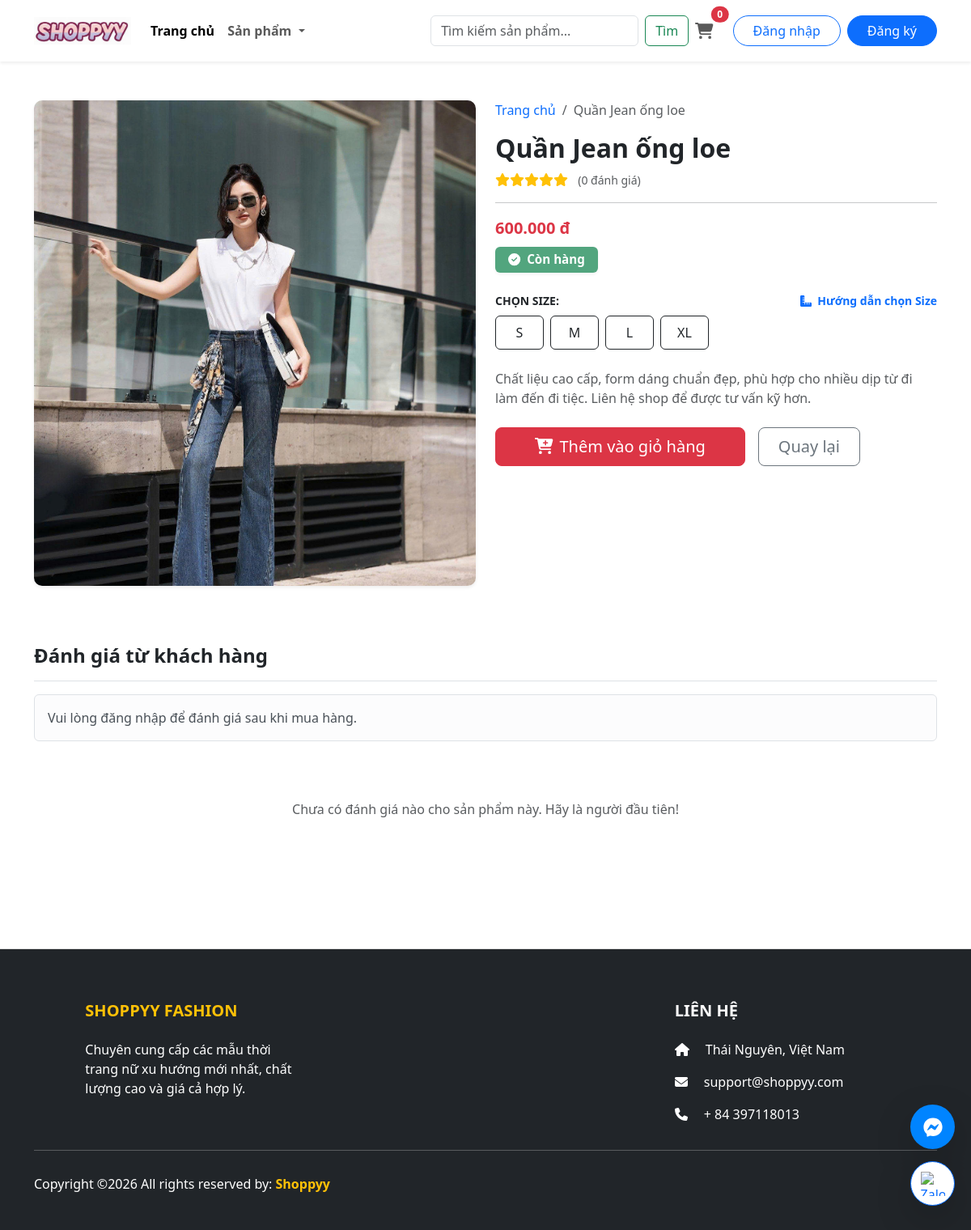
Screenshot of /detail/9/ with the database file from the repository.
### app/models.py (models this page shows, shortened)
class Product(models.Model):
    category = models.ManyToManyField(Category, related_name='product', verbose_name="Thuộc danh mục")
    name = models.CharField(max_length=200, null=True, verbose_name="Tên sản phẩm")
    price = models.FloatField(verbose_name="Giá tiền")
    digital = models.BooleanField(default=False, null=True, blank=True, verbose_name="Sản phẩm số")
    image = models.ImageField(null=True, blank=True, verbose_name="Hình ảnh")
    stock = models.IntegerField(default=10, null=True, blank=True) # Số lượng tồn kho mặc định là 10
    flash_sale = models.ForeignKey('FlashSale', on_delete=models.SET_NULL, null=True, blank=True, verbose_name="Tham gia Sự kiện Sale")
    discount_percent = models.IntegerField(default=0, verbose_name="Giảm bao nhiêu % ?")
    sizes = models.ManyToManyField(Size, blank=True, verbose_name="Các size hiện có")
    class Meta:
        verbose_name = "Sản phẩm"
        verbose_name_plural = "2. Quản lý Sản phẩm"
    @property
    def final_price(self):
        if self.flash_sale and self.flash_sale.active:
            now = timezone.now()
            if self.flash_sale.start_date <= now <= self.flash_sale.end_date:
                if self.discount_percent > 0:
                    discount_amount = (self.price * self.discount_percent) / 100
                    return self.price - discount_amount
        return self.price
    @property
    def ImageURL(self):
        try:
            url = self.image.url
        except:
            url = ''
        return url

### app/views.py (the view)
# urls.py: path('detail/<int:id>/', views.detail, name="detail"),
def detail(request, id):
    product = Product.objects.get(id=id)
    if request.user.is_authenticated:
        customer = request.user
        order, created = Order.objects.get_or_create(customer=customer, complete=False)
        cartItems = order.get_cart_items
        has_bought = OrderItem.objects.filter(
            product=product,
            order__customer=customer,
            order__complete=True,
            order__status='Đã giao'
        ).exists()
        has_reviewed = Review.objects.filter(product=product, customer=customer).exists()
        can_review = has_bought and not has_reviewed
    else:
        order = {'get_cart_total': 0, 'get_cart_items': 0}
        cartItems = order['get_cart_items']
        has_bought = False
        has_reviewed = False
        can_review = False
    categories = Category.objects.all()
    context = {
        'product': product,
        'cartItems': cartItems,
        'categories': categories,
        'can_review': can_review,
        'has_bought': has_bought,
        'has_reviewed': has_reviewed,
    }
    return render(request, 'app/detail.html', context)

### app/templates/app/detail.html (shortened to what this page needs)
{% extends 'app/base.html' %}
{% load static %}
{% load humanize %}
{% block main-content %}
<div class="container my-5">
    <div class="row">
        <div class="col-md-6 mb-4">
            <img src="{{product.ImageURL}}" class="img-fluid w-100 shadow-sm" style="border-radius: 10px; object-fit: cover; max-height: 600px;">
        </div>
        <div class="col-md-6">
            <nav aria-label="breadcrumb">
                <ol class="breadcrumb">
                    <li class="breadcrumb-item"><a href="{% url 'home' %}" style="text-decoration: none;">Trang chủ</a></li>
                    <li class="breadcrumb-item active">{{product.name}}</li>
                </ol>
            </nav>
            <h2 class="fw-bold">{{product.name}}</h2>
            <div class="text-warning mb-2">
                <i class="fas fa-star"></i><i class="fas fa-star"></i><i class="fas fa-star"></i><i class="fas fa-star"></i><i class="fas fa-star"></i>
                <span class="text-muted small ms-2">({{ product.reviews.count }} đánh giá)</span>
            </div>
            <hr>
           {% if product.final_price < product.price %}
    <p class="mb-0">
        <del class="text-muted small">{{ product.price|floatformat:0|intcomma }} đ</del>
        <span class="text-danger fw-bold fs-5">{{ product.final_price|floatformat:0|intcomma }} đ</span>
    </p>
{% else %}
<p class="text-danger fw-bold fs-5 mb-0">{{ product.price|floatformat:0|intcomma }} đ</p>
{% endif %}
            <div class="mt-2 mb-4">
                {% if product.stock <= 0 %}
                    <span class="badge bg-danger px-3 py-2 shadow-sm" style="font-size: 0.95rem;">
                        <i class="fas fa-times-circle me-1"></i> Đã hết hàng
                    </span>
                {% elif product.stock <= 5 %}
                    <span class="badge bg-warning text-dark px-3 py-2 shadow-sm" style="font-size: 0.95rem; border: 1px dashed #dc3545;">
                        <i class="fas fa-fire text-danger me-1"></i> Sắp cháy hàng: Chỉ còn {{ product.stock }} chiếc
                    </span>
                {% else %}
                    <span class="badge bg-success px-3 py-2 shadow-sm opacity-75" style="font-size: 0.95rem;">
                        <i class="fas fa-check-circle me-1"></i> Còn hàng
                    </span>
                {% endif %}
            </div>
            <div class="mb-4">
                <div class="d-flex justify-content-between align-items-center mb-2">
                    <label class="fw-bold text-uppercase small">Chọn Size:</label>
                    <a href="#" class="text-primary small fw-bold" style="text-decoration: none;" data-bs-toggle="modal" data-bs-target="#sizeGuideModal">
                        <i class="fas fa-ruler-combined me-1"></i> Hướng dẫn chọn Size
                    </a>
                </div>
                <div class="d-flex gap-2 flex-wrap">
                    <label class="btn btn-outline-dark px-3 py-2" for="size-S" style="min-width: 60px;">S</label>
                    <label class="btn btn-outline-dark px-3 py-2" for="size-M" style="min-width: 60px;">M</label>
                    <label class="btn btn-outline-dark px-3 py-2" for="size-L" style="min-width: 60px;">L</label>
                    <label class="btn btn-outline-dark px-3 py-2" for="size-XL" style="min-width: 60px;">XL</label>
                </div>
            </div>
            <p class="text-muted mb-4">
                {{ product.description|default:"Chất liệu cao cấp, form dáng chuẩn đẹp, phù hợp cho nhiều dịp từ đi làm đến đi tiệc. Liên hệ shop để được tư vấn kỹ hơn." }}
            </p>
            <div class="d-grid gap-2 d-md-flex justify-content-md-start mt-4">
                {% if product.stock > 0 %}
                    <button data-product="{{product.id}}" data-action="add" class="btn btn-danger btn-lg px-5 me-md-2 update-cart">
                        <i class="fas fa-cart-plus me-2"></i>Thêm vào giỏ hàng
                    </button>
                {% else %}
                    <button class="btn btn-secondary btn-lg px-5 me-md-2 disabled" style="cursor: not-allowed;">
                        <i class="fas fa-ban me-2"></i>Sản phẩm tạm hết
                    </button>
                {% endif %}
                <a href="{% url 'home' %}#danh-sach-san-pham" class="btn btn-outline-secondary btn-lg px-4">Quay lại</a>
            </div>
        </div>
    </div>
    <div class="row mt-5">
        <div class="col-12">
            <h4 class="fw-bold border-bottom pb-3">Đánh giá từ khách hàng</h4>
            {% if request.user.is_authenticated and can_review %}
            <div class="card border-0 bg-light mb-4 shadow-sm mt-3">
                <div class="card-body p-4">
                    <h6 class="fw-bold mb-3">Gửi đánh giá của bạn</h6>
                    <form action="{% url 'add_review' product.id %}" method="POST">
                        {% csrf_token %}
                        <div class="mb-3">
                            <label class="form-label small">Số sao:</label>
                            <select name="rating" class="form-select w-auto">
                                <option value="5">⭐⭐⭐⭐⭐ (Rất hài lòng)</option>
                                <option value="4">⭐⭐⭐⭐ (Hài lòng)</option>
                                <option value="3">⭐⭐⭐ (Bình thường)</option>
                                <option value="2">⭐⭐ (Kém)</option>
                                <option value="1">⭐ (Rất tệ)</option>
                            </select>
                        </div>
                        <div class="mb-3">
                            <textarea name="content" class="form-control" rows="3" placeholder="Sản phẩm mặc lên rất đẹp, vải mát..." required></textarea>
                        </div>
                        <button type="submit" class="btn btn-primary px-4">Gửi feedback</button>
                    </form>
                </div>
            </div>
            {% elif request.user.is_authenticated and has_reviewed %}
            <div class="alert alert-info mt-3">Bạn đã đánh giá sản phẩm này rồi.</div>
            {% elif request.user.is_authenticated %}
            <div class="alert alert-warning mt-3">Bạn chỉ có thể đánh giá sau khi mua sản phẩm và đơn hàng đã giao thành công.</div>
            {% else %}
            <div class="alert alert-light border mt-3">Vui lòng đăng nhập để đánh giá sau khi mua hàng.</div>
            {% endif %}
            <div class="mt-4">
                {% for review in product.reviews.all %}
                <div class="d-flex mb-4 pb-3 border-bottom">
                    <div class="flex-shrink-0">
                        <div class="rounded-circle bg-secondary text-white d-flex justify-content-center align-items-center fw-bold" style="width: 50px; height: 50px;">
                            {{ review.customer.username|make_list|first|upper }}
                        </div>
                    </div>
                    <div class="ms-3 flex-grow-1">
                        <div class="d-flex justify-content-between">
                            <h6 class="fw-bold mb-0">{{ review.customer.username }}</h6>
                            <small class="text-muted">{{ review.date_added|date:"d/m/Y" }}</small>
                        </div>
                        <div class="text-warning small my-1">
                            {% for i in "12345" %}
                                {% if forloop.counter <= review.rating %}
                                    <i class="fas fa-star"></i>
                                {% else %}
                                    <i class="far fa-star"></i>
                                {% endif %}
                            {% endfor %}
                        </div>
                        <p class="mb-0 text-secondary">{{ review.content }}</p>
                    </div>
                </div>
                {% empty %}
                <div class="text-center py-5">
                    <p class="text-muted">Chưa có đánh giá nào cho sản phẩm này. Hãy là người đầu tiên!</p>
                </div>
                {% endfor %}
            </div>
        </div>
    </div>
</div>
{% endblock main-content %}

### app/templates/app/base.html (style rules this page uses)
html { scroll-behavior: smooth; }

### rows the page displays
Product: ImageURL (picture), name "Quần Jean ống loe", reviews.count "0", price "600.000"

### other values shown
{{ cartItems|default:0 }} "0"
